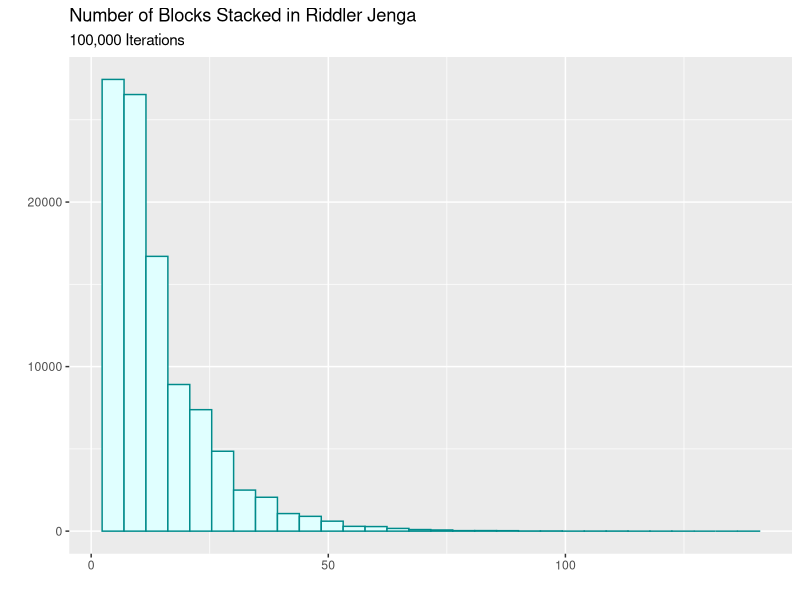

This chart was generated by the following R code:
### Solving FiveThirtyEight's Riddler Classic from February 19, 2021
# Resource to explain book-stacking problem:
# https://mathworld.wolfram.com/BookStackingProblem.html

library("tidyverse")

iterate_stacks <- function(iterations = 100) {
  # Wrapper function to run a certain number of iterations
  result_array <- rep(0, iterations)
  
  for (i in 1:iterations) {
    result_array[i] <- get_stack_height()
  }
  
  return (result_array)
}

get_stack_height <- function () {
  stack_count <- 2 # Tower is guaranteed to always be at least 2 blocks tall
  current_direction_count <- 1
  current_overhang <- runif(1) - .5 # Center at 0 to simplify calculation
  max_overhang <- .5
  if (current_overhang < 0) {
    current_direction <- "L"
  } else {
    current_direction <- "R"
  }
  
  while(TRUE) {
    new_block <- runif(1) - .5
    if ((new_block < 0 & current_direction == "R") | 
        (new_block >= 0 & current_direction == "L")) {
      # Switch directions
      stack_count <- stack_count + 1
      current_direction_count <- 1
      current_overhang <- new_block
      max_overhang <- .5
      if (current_overhang < 0) {
        current_direction <- "L"
      } else {
        current_direction <- "R"
      }
    } else {
      stack_count <- stack_count + 1
      current_direction_count <- current_direction_count + 1
      current_overhang <- current_overhang + new_block
      max_overhang <- max_overhang + 1/(2*current_direction_count)
      
      if (abs(current_overhang) > max_overhang) {
        # Part of the tower falls over
        return (stack_count)
      }
    }
  }
}

# Histogram of the results shows a long tail
result_array <- iterate_stacks(100000)
result_array %>%
  as_tibble() %>%
  #ggplot(aes(log(value))) +
  ggplot(aes(value)) +
  geom_histogram(fill = "lightcyan", color="darkcyan") +
  labs(x = "", y = "", title = "Number of Blocks Stacked in Riddler Jenga", subtitle = "100,000 Iterations")
